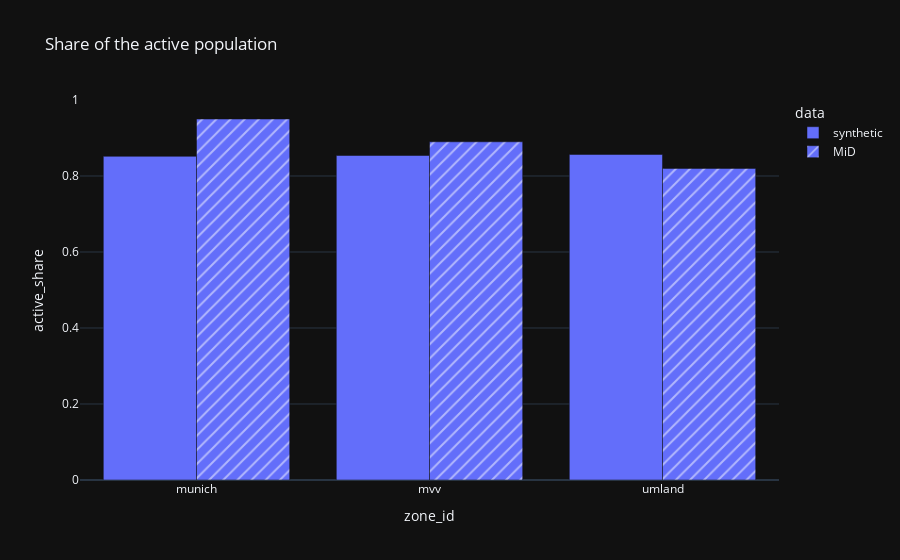

Notebook source saved alongside this figure:
### Markdown cell above
### Active population (Figure 12)

### Code cell
df = home_zones(df_persons[["household_id", "is_active"]], ["mvv", "munich", "umland"]).groupby(
    "zone_id")["is_active"].mean().reset_index(name = "active_share").assign(data = "synthetic")

df = pd.concat([df, pd.DataFrame.from_records([
    { "zone_id": "mvv", "active_share": 0.89, "data": "MiD" },
    { "zone_id": "munich", "active_share": 0.95, "data": "MiD" },
    { "zone_id": "umland", "active_share": 0.82, "data": "MiD" },
])])

px.bar(
    df, x = "zone_id", y = "active_share", pattern_shape = "data", barmode = "group",
    title = "Share of the active population"
)

### Figure 1 — Plotly figure (JSON) as saved in the notebook; plotly's stock layout.template omitted (floating-point values rounded to 4 significant figures)
{"data": [{"alignmentgroup": "True", "hovertemplate": "data=synthetic<br>zone_id=%{x}<br>active_share=%{y}<extra></extra>", "legendgroup": "synthetic", "marker": {"color": "#636efa", "pattern": {"shape": ""}}, "name": "synthetic", "offsetgroup": "synthetic", "orientation": "v", "showlegend": true, "textposition": "auto", "type": "bar", "x": ["munich", "mvv", "umland"], "xaxis": "x", "y": [0.8518, 0.854, 0.8568], "yaxis": "y"}, {"alignmentgroup": "True", "hovertemplate": "data=MiD<br>zone_id=%{x}<br>active_share=%{y}<extra></extra>", "legendgroup": "MiD", "marker": {"color": "#636efa", "pattern": {"shape": "/"}}, "name": "MiD", "offsetgroup": "MiD", "orientation": "v", "showlegend": true, "textposition": "auto", "type": "bar", "x": ["mvv", "munich", "umland"], "xaxis": "x", "y": [0.89, 0.95, 0.82], "yaxis": "y"}], "layout": {"barmode": "group", "legend": {"title": {"text": "data"}, "tracegroupgap": 0}, "title": {"text": "Share of the active population"}, "xaxis": {"anchor": "y", "domain": [0, 1], "title": {"text": "zone_id"}}, "yaxis": {"anchor": "x", "domain": [0, 1], "title": {"text": "active_share"}}}}
